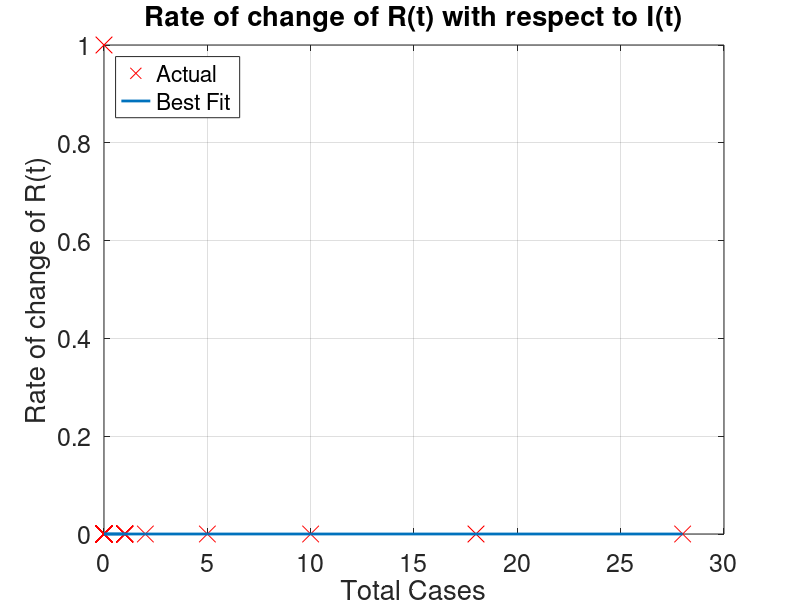

MATLAB code to generate this figure:
#Modelling the COVID-19 outbreak in Sri Lanka 
#with Ordinary Differential Equations and Machine Learning

#########Linear Regression on Recovered Cases################

#Author : Ranitha Mataraarachchi [ranitha@ieee.org]
#Date   : 16.03.2020 


clear ; close all; clc

#Load Data
data = load('data.txt');

#Active infectives I(t)
I = data(:, 2);

#Total cases reported 
T = data(:,1);

days = length(T);

#Recovered cases R(t)
for i = 1:days
      R(i) = T(i)-I(i);
    endfor

#New Recovered cases (Rate of change of R(t))
    
    for i = 1:(days-1)
      Rdot(i) = R(i+1)-R(i);
    endfor

I = I(2:end,:);
Rdot = Rdot';

% Plot Data

plot(I,Rdot,'rx','MarkerSize',12);
ylabel('Rate of change of R(t)');
xlabel('Total Cases');

#There is only one parameter changing (beta-gamma)
theta = 0;

% Some gradient descent settings
iterations = 150000;
alpha = 0.0001;

% run gradient descent
m = length(Rdot); % number of training examples


for iter = 1:iterations

A = I'*(I*theta-Rdot);
B = (A*alpha)/m;
theta = theta - B;
end

fprintf('(beta-gamma) found by gradient descent:\n');
fprintf('%f\n', theta);

% Plot the linear fit
hold on; % keep previous plot visible
p1 = plot(I(:,1), I*theta, '-');
set(gca,'FontSize',18);
set(p1,'LineWidth',2);
grid on;
legend('Actual', 'Best Fit','location','northwest')
title('Rate of change of R(t) with respect to I(t)');
hold off % don't overlay any more plots on this figure

